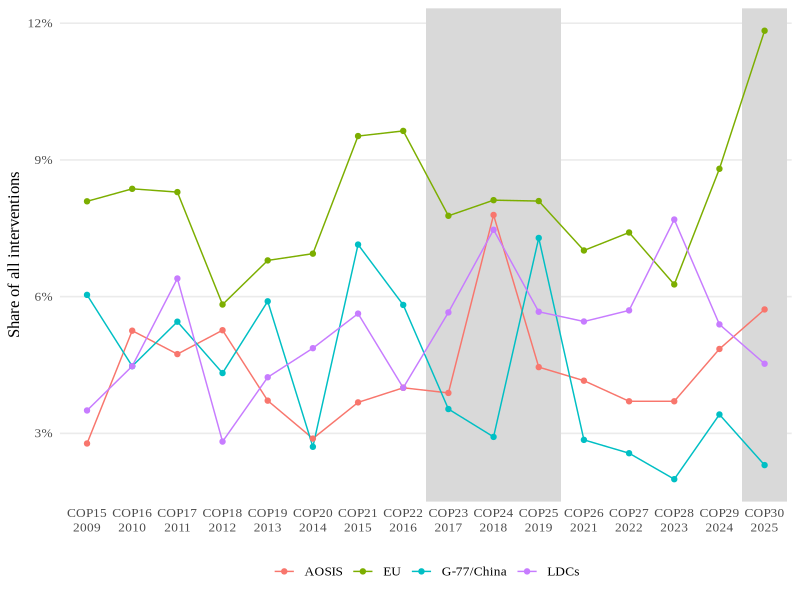
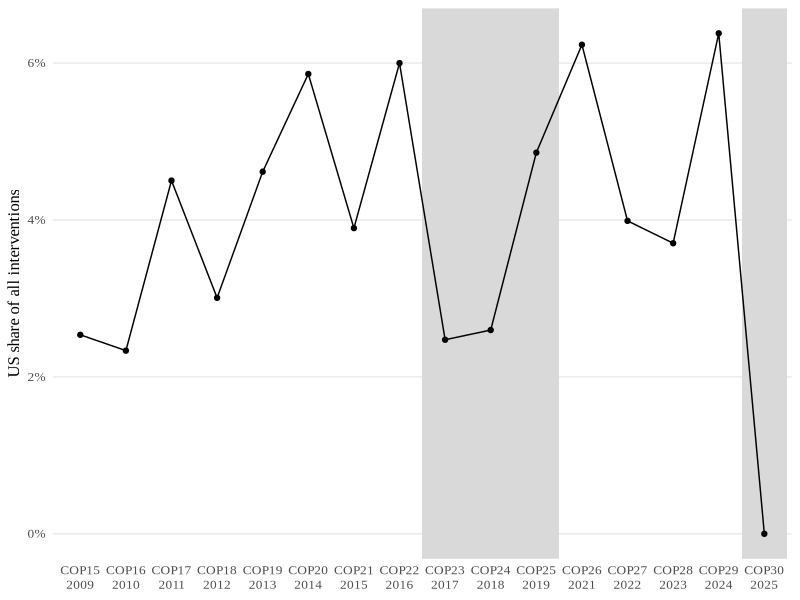
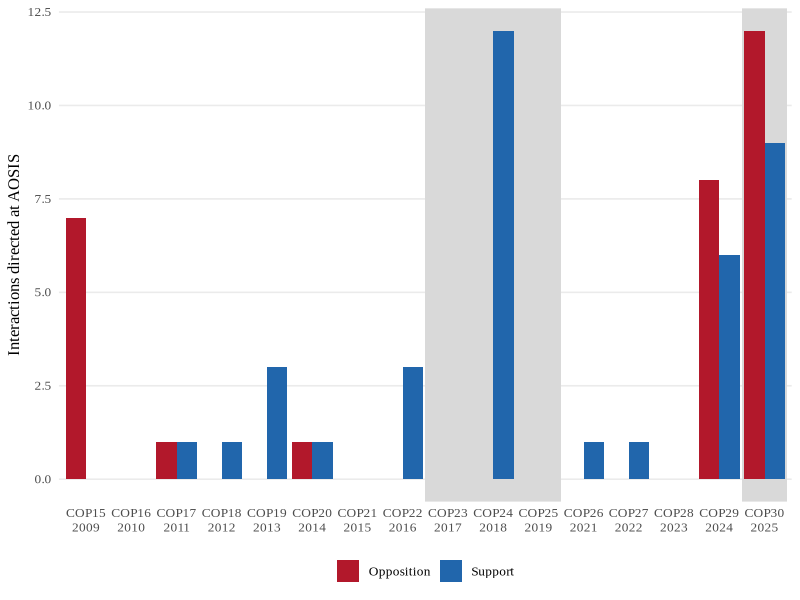

Here is the R script that generated these plots, in order:
# =============================================================================
# 02_overview.R
# A first look at the clean data: three descriptive figures and one table.
# These are starting points, not results. Run 01_clean.R first.
# =============================================================================

suppressPackageStartupMessages({
  library(readr)
  library(dplyr)
  library(tidyr)
  library(ggplot2)
})

dir.create("output/figures", showWarnings = FALSE, recursive = TRUE)

panel    <- read_csv("data/clean/panel_meeting_actor.csv", show_col_types = FALSE)
meetings <- read_csv("data/clean/meetings.csv", show_col_types = FALSE)

# COPs from Copenhagen (2009) onwards
cops <- panel |>
  filter(meeting_type == "COP", year >= 2009) |>
  mutate(cop = factor(paste0("COP", cop_number, "\n", year),
                      levels = unique(paste0("COP", cop_number, "\n", year))))

# Shade the COPs held under a Trump administration
trump_cops <- cops |>
  distinct(cop, us_admin) |>
  mutate(x = as.numeric(cop)) |>
  filter(us_admin %in% c("Trump 1", "Trump 2"))

shade <- function() {
  geom_rect(data = trump_cops, inherit.aes = FALSE,
            aes(xmin = x - 0.5, xmax = x + 0.5, ymin = -Inf, ymax = Inf),
            fill = "grey85")
}

theme_thesis <- theme_minimal(base_family = "Times New Roman", base_size = 12) +
  theme(panel.grid.minor = element_blank(),
        panel.grid.major.x = element_blank(),
        legend.position = "bottom",
        legend.title = element_blank())


# Figure 1. Share of all interventions at each COP: AOSIS vs comparison groups
fig1 <- cops |>
  filter(actor %in% c("AOSIS", "EU", "LDCs", "G-77/China")) |>
  ggplot(aes(cop, share_interventions, colour = actor, group = actor)) +
  shade() +
  geom_line() +
  geom_point() +
  scale_y_continuous(labels = scales::percent) +
  labs(x = NULL, y = "Share of all interventions") +
  theme_thesis

ggsave("output/figures/fig1_share_interventions_cops.png", fig1,
       width = 9, height = 4.5, dpi = 300, bg = "white")


# Figure 2. The US "treatment": US share of interventions at each COP
fig2 <- cops |>
  filter(actor == "United States") |>
  ggplot(aes(cop, share_interventions, group = 1)) +
  shade() +
  geom_line() +
  geom_point() +
  scale_y_continuous(labels = scales::percent) +
  labs(x = NULL, y = "US share of all interventions") +
  theme_thesis

ggsave("output/figures/fig2_us_share_cops.png", fig2,
       width = 9, height = 4, dpi = 300, bg = "white")


# Figure 3. Support and opposition received by AOSIS at each COP
fig3 <- cops |>
  filter(actor == "AOSIS") |>
  select(cop, Support = support_received, Opposition = opposition_received) |>
  pivot_longer(-cop) |>
  ggplot(aes(cop, value, fill = name)) +
  shade() +
  geom_col(position = "dodge") +
  scale_fill_manual(values = c(Opposition = "#b2182b", Support = "#2166ac")) +
  labs(x = NULL, y = "Interactions directed at AOSIS") +
  theme_thesis

ggsave("output/figures/fig3_aosis_support_opposition_cops.png", fig3,
       width = 9, height = 4, dpi = 300, bg = "white")


# Table. Average AOSIS share of interventions by US administration (all
# negotiating meetings, not only COPs), with the EU and LDCs for comparison
tab <- panel |>
  filter(meeting_type != "other", year >= 2009,
         actor %in% c("AOSIS", "EU", "LDCs", "United States")) |>
  group_by(us_admin, actor) |>
  summarise(meetings = n(),
            mean_share = mean(share_interventions, na.rm = TRUE),
            .groups = "drop") |>
  mutate(us_admin = factor(us_admin, levels = c("Obama", "Trump 1", "Biden", "Trump 2"))) |>
  arrange(us_admin) |>
  pivot_wider(names_from = actor, values_from = mean_share)

write_csv(tab, "output/table_mean_share_by_admin.csv")
print(tab)
